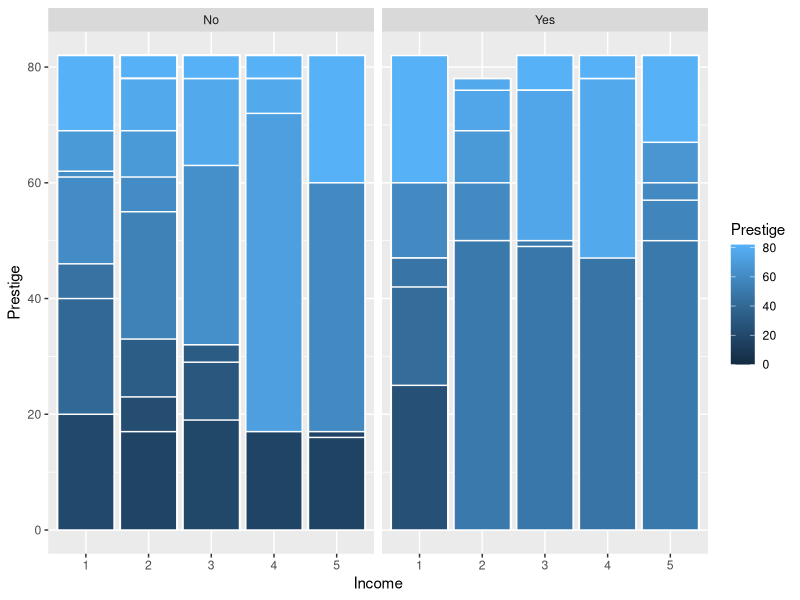

This chart was generated by the following R code:
## ---- chunk 1
knitr::opts_chunk$set(echo = TRUE)
## ---- chunk 2
#load data
library(readxl)
GSS <- read_excel("Data/GSS.xlsx")

#clean data
library(dplyr)
SocialSurvey<-subset(GSS, select=(3:5)) #remove ID and year
SocialSurvey$Income <- recode(SocialSurvey$Income, "Far below average" = 1, "Below average" = 2, "Average" = 3, "Above average" = 4, "Far above average" =5) #recode income variable
SocialSurvey$Income<-as.factor(SocialSurvey$Income) #turn income levels into factors

SocialSurvey
SocialSurvey$Prestige<-as.integer(SocialSurvey$Prestige) #convert type double to integer

#here's the relationships I'm looking at
lm(Prestige~Income, data=SocialSurvey)
lm(Prestige~Income+Children+Income*Children, data=SocialSurvey)

SocialSurvey$Child<-ifelse(SocialSurvey$Children>0,"Yes","No") #create binary variable for children
SS<-na.omit(SocialSurvey) #remove missing values
SS

#visualize data
library(ggplot2)
ggplot(SS, aes(x = Income, y = Prestige))+
  geom_bar(
    aes(fill = Prestige), stat = "identity", color = "white",
    position = position_dodge(0.9)
    )+
  facet_wrap(~Child)

